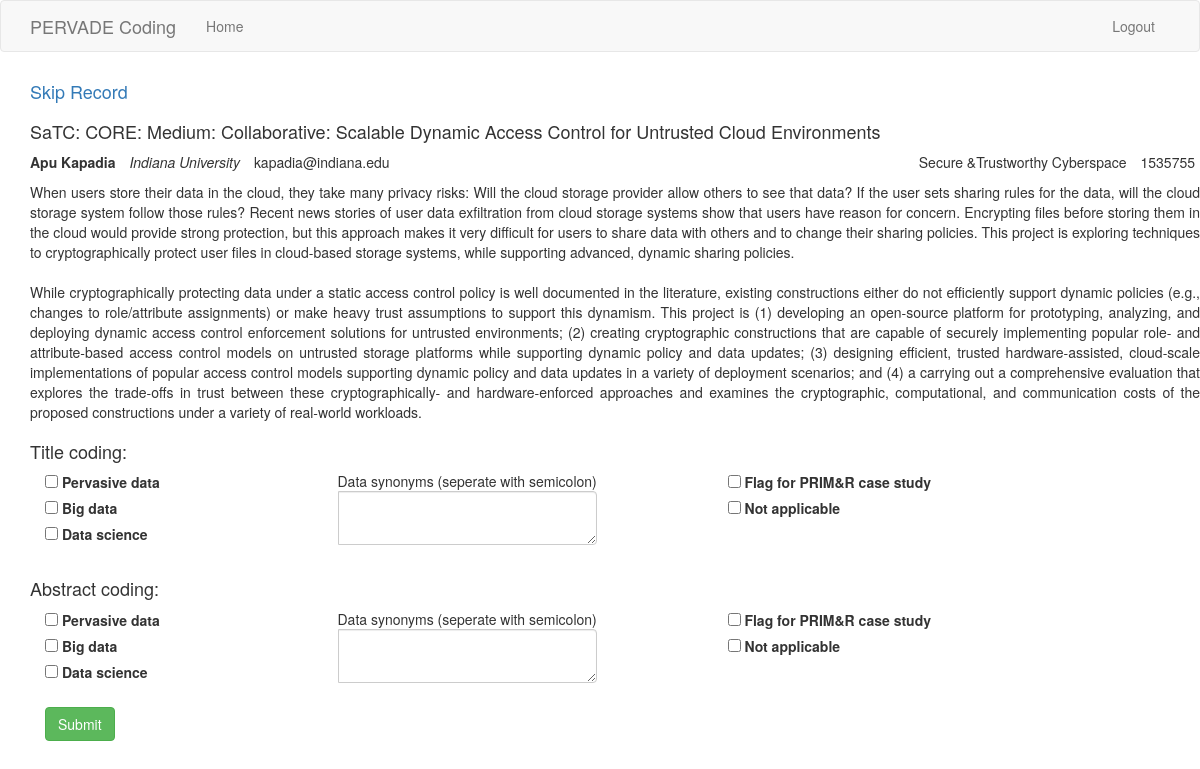
Page /code_award/1 (signed in) on the committed database.
### app/models.py (models this page shows, shortened)
class Award(db.Model):
    id = db.Column(db.Integer, primary_key=True)
    pi_name = db.Column(db.String(300))
    contact = db.Column(db.String(1000))
    pi_email = db.Column(db.String(128))
    organization = db.Column(db.String(1000))
    program = db.Column(db.String(1000))
    title = db.Column(db.String(1000))
    abstract = db.Column(db.Text)
    award_number = db.Column(db.Integer)
    title_pervasive_data = db.Column(db.Boolean, nullable=True)
    title_data_science = db.Column(db.Boolean, nullable=True)
    title_big_data = db.Column(db.Boolean, nullable=True)
    title_case_study = db.Column(db.Boolean, nullable=True)
    title_data_synonyms = db.Column(db.Text, nullable=True)
    title_not_relevant = db.Column(db.Boolean, nullable=True)
    abstract_pervasive_data = db.Column(db.Boolean, nullable=True)
    abstract_data_science = db.Column(db.Boolean, nullable=True)
    abstract_big_data = db.Column(db.Boolean, nullable=True)
    abstract_case_study = db.Column(db.Boolean, nullable=True)
    abstract_data_synonyms = db.Column(db.Text, nullable=True)
    abstract_not_relevant = db.Column(db.Boolean, nullable=True)
    timestamp = db.Column(db.DateTime, nullable=True)
    user_id = db.Column(db.Integer, db.ForeignKey('user.id'), nullable=True)

### app/views.py (the view, shortened to what this page needs)
@app.route('/code_award/<int:award_id>', methods=['GET', 'POST'])
@login_required
def code_award(award_id):
    award = Award.query.get(award_id)
    form = CodingForm()
    return render_template('coding.html', award=award, form=form)

### app/forms.py (shortened to what this page needs)
class CodingForm(FlaskForm):
    title_pervasive_data = BooleanField('Pervasive data (title)')
    title_data_science = BooleanField('Data science (title)')
    title_big_data = BooleanField('Big data (title)')
    title_case_study = BooleanField('Flag for PRIM&R case study (title)')
    title_data_synonyms = TextAreaField(
        'Data synonyms (title)',
        description='Please seperate values with a semicolon',
        validators=[Length(min=0, max=500)]
    )
    title_not_relevant = BooleanField(
        'This award title is not relevant to PERVADE'
    )
    abstract_pervasive_data = BooleanField('Pervasive data (abstract)')
    abstract_data_science = BooleanField('Data science (abstract)')
    abstract_big_data = BooleanField('Big data (abstract)')
    abstract_case_study = BooleanField('Flag for PRIM&R case study (abstract)')
    abstract_data_synonyms = TextAreaField(
        'Data synonyms (abstract)',
        description='Please seperate values with a semicolon',
        validators=[Length(min=0, max=500)]
    )
    abstract_not_relevant = BooleanField(
        'This award abstract is not relevant to PERVADE'
    )
    submit = SubmitField('Submit')

### app/models.py (called while the page is built)
@login.user_loader
def load_user(id):
    return User.query.get(int(id))

### app/views.py (called while the page is built)
@app.before_request
def session_management():
    session.permanent = True
    if 'skipped_awards' not in session:
        session['skipped_awards'] = []

### app/templates/coding.html
{% extends 'base.html' %}
{% import 'bootstrap/wtf.html' as wtf %}
{% block app_content %}
    {% if award %}
        {% include '_award.html' %}
    {% endif %}
    {% if form %}
        {% include '_code.html' %}
    {% endif %}
{% endblock %}

### app/templates/base.html (shortened to what this page needs)
{% extends 'bootstrap/base.html' %}
{% block navbar %}
    <nav class="navbar navbar-default">
        <div class="container">
            <div class="navbar-header">
                <a class="navbar-brand" href="{{ url_for('index') }}">PERVADE Coding</a>
            </div>
            <div class="collapse navbar-collapse" id="bs-example-navbar-collapse-1">
                <ul class="nav navbar-nav">
                    <li><a href="{{ url_for('index') }}">Home</a></li>
                </ul>
                <ul class="nav navbar-nav navbar-right">
                    {% if current_user.is_anonymous %}
                    <li><a href="{{ url_for('login') }}">Login</a></li>
                    {% else %}
                    <li><a href="{{ url_for('logout') }}">Logout</a></li>
                    {% endif %}
                </ul>
            </div>
        </div>
    </nav>
{% endblock %}
{% block content %}
    <div class="container">
        {% block app_content %}{% endblock %}
    </div>
{% endblock %}

### app/templates/_award.html
<div class="container">
    <div class="row">
        <h4><a href="{{ url_for('skip_award', award_id=award.id) }}">Skip Record</a></h4>
    </div>
</div>
<div class="container">
    <div class="row">
        <h4>{{ award.title }}</h4>
    </div>
</div>
<div class="container">
    <div class="row">
        <div class="col-md">
            <div class="pull-left">
                <ul class="list-inline">
                    <li><strong>{{ award.pi_name }}</strong></li>
                    <li><em>{{ award.organization }}</em></li>
                    <li>{{ award.pi_email }}</li>
                </ul>
            </div>
        </div>
         <div class="col-md">
            <div class="pull-right">
                <ul class="list-inline">
                    <li>{{ award.program }}</li>
                    <li>{{ award.award_number }}</li>
                </ul>
            </div>
        </div>
    </div>
</div>
<div class="container">
    <div class="row">
        <p class="text-justify">{{ award.abstract|safe }}</p>
    </div>
</div>

### app/templates/_code.html (shortened to what this page needs)
<form action="" method="post" role="form">
    <div class="container">
        <div class="row">
            <h4>Title coding:</h4>
        </div>
    </div>
    <div class="container">
        <div class="row">
            <div class="col-sm-3">
                <div class="form-check">
                    <input class="form-check-input" type="checkbox" id="title_pervasive_data" name="title_pervasive_data">
                    <label class="form-check-label" for="title_pervasive_data">Pervasive data</label>
                </div>
                <div class="form-check">
                    <input class="form-check-input" type="checkbox" id="title_big_data" name="title_big_data">
                    <label class="form-check-label" for="title_big_data">Big data</label>
                </div>
                <div class="form-check">
                    <input class="form-check-input" type="checkbox" id="title_data_science" name="title_data_science">
                    <label class="form-check-label" for="title_data_science">Data science</label>
                </div>
            </div>
            <div class="col-sm-4">
                <div class="input-group">
                    <div class="input-group-prepend">
                        <span class="input-group-text">Data synonyms (seperate with semicolon)</span>
                    </div>
                    <textarea class="form-control" id="title_data_synonyms" name="title_data_synonyms"></textarea>
                </div>
            </div>
             <div class="col-sm-5">
                <div class="form-check form-check-inline">
                    <input class="form-check-input" type="checkbox" id="title_case_study" name="title_case_study" placeholder="">
                    <label class="form-check-label" for="title_case_study">Flag for PRIM&R case study</label>
                </div>
                <div class="form-check form-check-inline">
                    <input class="form-check-input" type="checkbox" id="title_not_relevant" name="title_not_relevant" placeholder="">
                    <label class="form-check-label" for="title_not_relevant">Not applicable</label>
                </div>
            </div>
        </div>
    </div>
    <br>
    <div class="container">
        <div class="row">
            <h4>Abstract coding:</h4>
        </div>
    </div>
    <div class="container">
        <div class="row">
            <div class="col-sm-3">
                <div class="form-check form-check-inline">
                    <input class="form-check-input" type="checkbox" id="abstract_pervasive_data" name="abstract_pervasive_data" placeholder="">
                    <label class="form-check-label" for="abstract_pervasive_data">Pervasive data</label>
                </div>
                <div class="form-check form-check-inline">
                    <input class="form-check-input" type="checkbox" id="abstract_big_data" name="abstract_big_data" placeholder="">
                    <label class="form-check-label" for="abstract_big_data">Big data</label>
                </div>
                <div class="form-check form-check-inline">
                    <input class="form-check-input" type="checkbox" id="abstract_data_science" name="abstract_data_science" placeholder="">
                    <label class="form-check-label" for="abstract_data_science">Data science</label>
                </div>
            </div>
            <div class="col-sm-4">
                <div class="input-group">
                    <div class="input-group-prepend">
                        <span class="input-group-text">Data synonyms (seperate with semicolon)</span>
                    </div>
                    <textarea class="form-control" id="abstract_data_synonyms" name="abstract_data_synonyms"></textarea>
                </div>
            </div>
        <div class="col-sm-5">
            <div class="form-check form-check-inline">
                <input class="form-check-input" type="checkbox" id="abstract_case_study" name="abstract_case_study" placeholder="">
                <label class="form-check-label" for="abstract_case_study">Flag for PRIM&R case study</label>
            </div>
            <div class="form-check form-check-inline">
                <input class="form-check-input" type="checkbox" id="abstract_not_relevant" name="abstract_not_relevant" placeholder="">
                <label class="form-check-label" for="abstract_not_relevant">Not applicable</label>
            </div>
        </div>
    </div>
    <br>
    <div class="container">
        <div class="row">
            <button type="submit" class="btn btn-success">Submit</button>
        </div>
    </div>
</form>

### rows in the picture
Award: title "SaTC: CORE: Medium: Collaborative: Scalable Dynamic Access Control for Untrusted Cloud Environments", pi_name "Apu Kapadia", organization "Indiana University", pi_email "kapadia@indiana.edu", program "Secure &Trustworthy Cyberspace", award_number "1535755", abstract "When users store their data in the cloud, they take many privacy risks: Will the cloud storage provider allow others to see that data? If the user sets sharing rules for the data, will the cloud storage system follow those rules? Recent news stories of user data exfiltration from cloud storage systems show that users have reason for concern. Encrypting files before storing them in the cloud would provide strong protection, but this approach makes it very difficult for users to share data with others and to change their sharing policies. This project is exploring techniques to cryptographically protect user files in cloud-based storage systems, while supporting advanced, dynamic sharing…"
